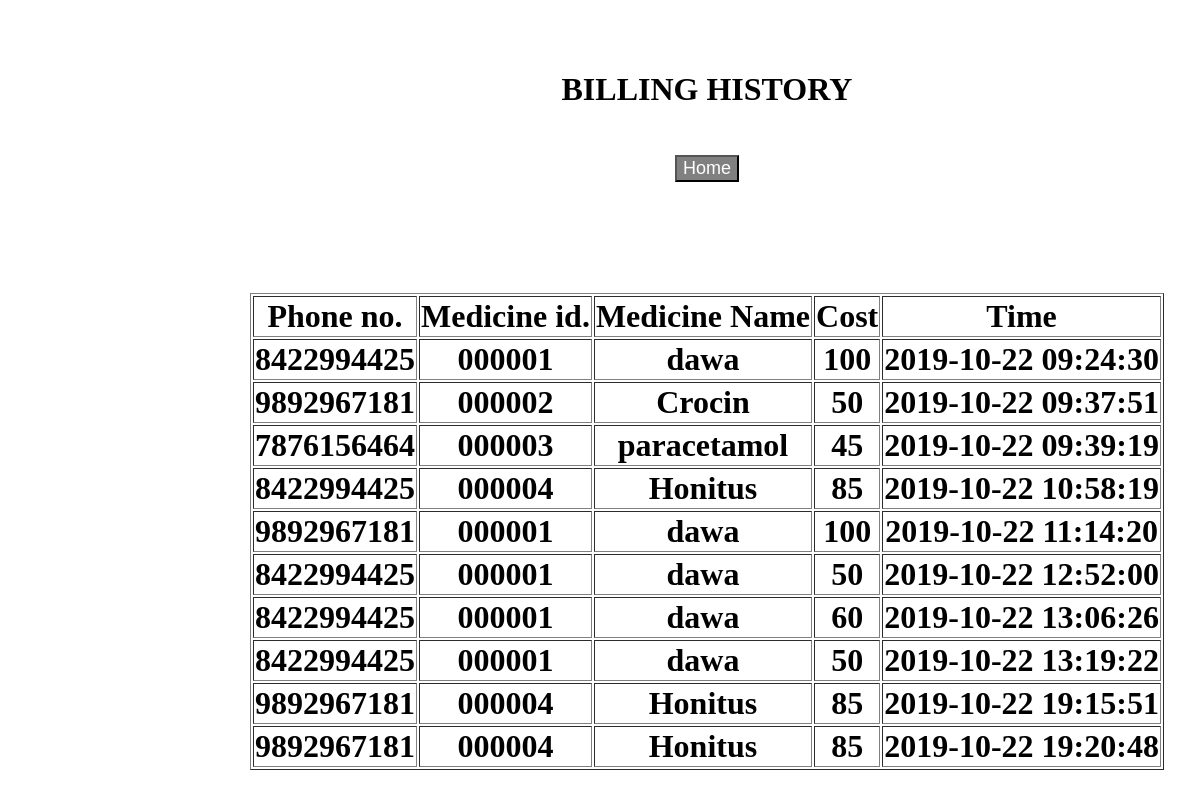
Screenshot of /billing_hist_back.php with the database file from the repository.
### tables this page shows
CREATE TABLE `billing_hist` (
  `cust_id` varchar(20) NOT NULL COMMENT 'multi-valued',
  `med_id` varchar(10) NOT NULL,
  `med_name` varchar(20) NOT NULL,
  `quantity` int(100) NOT NULL,
  `price` varchar(1000) NOT NULL,
  `time_stamp` datetime NOT NULL DEFAULT current_timestamp()
);

### billing_hist_back.php (the view, shortened to what this page needs)
<?php
require "billing_hist_front.php";
$cst_id=$_POST['c_id'];
	echo "<table border=1>";
	echo "<thead>
	<tr>
		<th>Phone no.</th>
		<th>Medicine id.</th>
		<th>Medicine Name</th>
		<th>Cost</th>
		<th>Time</th>
	</tr>
	</thead>";
	$conn=mysqli_connect('localhost','root','GoodDatabase5','project');
	$sql= "SELECT * FROM billing_hist WHERE cust_id='$cst_id';";
	$res= mysqli_query($conn,$sql);
	if($res){
		if($cst_id=="")
	{
		$sql="SELECT * FROM billing_hist;";
		$result = mysqli_query($conn,$sql);
		while($row=mysqli_fetch_assoc($result))
		{
			echo "<tr>";
			echo '<td>' . $row['cust_id'] . '</td>';
			echo '<td>' . $row['med_id'] . '</td>';
			echo '<td>' . $row['med_name'] . '</td>';
			echo '<td>' . $row['price'] .'</td>';
			echo '<td>' . $row['time_stamp'] .'</td>';
			echo"</tr>";
		}
		echo "</table>";
		}
		else{
	while($row=mysqli_fetch_assoc($res))
	{
		echo"<tr><td>".$row["cust_id"]."</td><td>".$row["med_id"]."</td><td>".$row["med_name"]."</td><td>".$row["price"]."</td></tr>";
	}
}}
?>

### billing_hist_front.php (shortened to what this page needs)
<!DOCTYPE html>
<html>
<head>
	<h1>BILLING HISTORY<br><br>
</head>
<body>
	<form action="newpr.php">
		<input type="submit" value="Home" class="button"></form><br>
		<br><br>
</body>
</html>

### billing_hist_front.php (style rules this page uses)
body { background-image: url("https://previews.123rf.com/images/leaf/leaf1508/leaf150800532/44323995-medicines-arranged-in-shelves-at-pharmacy.jpg"); text-align: center; margin:auto; position: absolute; left:250px; padding-top: 50px; }
.button { background-color:grey; color:white; box-shadow: black; font-size: 18px; }

### rows the page displays
billing_hist: cust "8422994425", med "000001", med_name "dawa", price "100", time_stamp "2019-10-22 09:24:30"
billing_hist: cust "9892967181", med "000002", med_name "Crocin", price "50", time_stamp "2019-10-22 09:37:51"
billing_hist: cust "7876156464", med "000003", med_name "paracetamol", price "45", time_stamp "2019-10-22 09:39:19"
billing_hist: cust "8422994425", med "000004", med_name "Honitus", price "85", time_stamp "2019-10-22 10:58:19"
billing_hist: cust "9892967181", med "000001", med_name "dawa", price "100", time_stamp "2019-10-22 11:14:20"
billing_hist: cust "8422994425", med "000001", med_name "dawa", price "50", time_stamp "2019-10-22 12:52:00"
billing_hist: cust "8422994425", med "000001", med_name "dawa", price "60", time_stamp "2019-10-22 13:06:26"
billing_hist: cust "8422994425", med "000001", med_name "dawa", price "50", time_stamp "2019-10-22 13:19:22"
billing_hist: cust "9892967181", med "000004", med_name "Honitus", price "85", time_stamp "2019-10-22 19:15:51"
billing_hist: cust "9892967181", med "000004", med_name "Honitus", price "85", time_stamp "2019-10-22 19:20:48"
